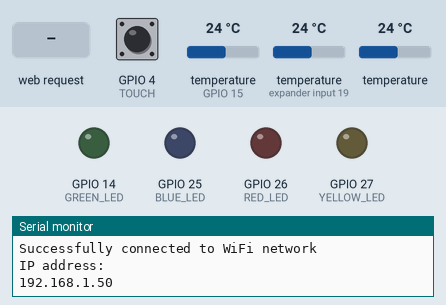
Simulated run of this program. Board: ESP32. On the bench: output pins drawn as LEDs (lit = HIGH), the last lines printed to the serial monitor. The inputs (shaded band) are chosen by the test bench; at power-on: GPIO 4 (TOUCH) LOW, temperature (sensors on GPIO 15, expander input 19) 24 °C, temperature 24 °C. WiFi joins after 1.5 s; servers stay silent unless stated.

Above: at 3.2 s.
3.3 s: HTTP request GET /?LED0=ON received
At 4.1 s:
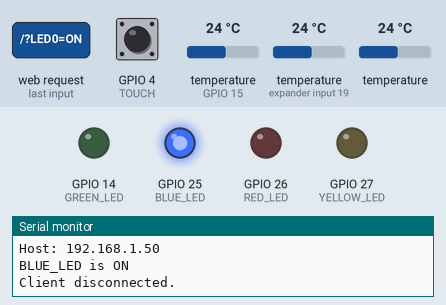
5.1 s: HTTP request GET /?LED1=ON received
At 5.8 s:
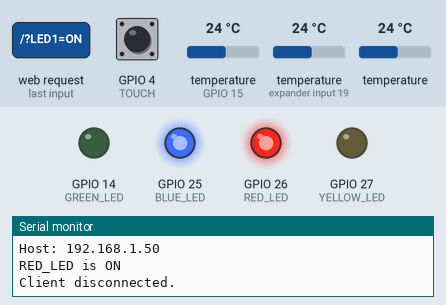
6.6 s: HTTP request GET /?LED0=OFF received
At 7.5 s:
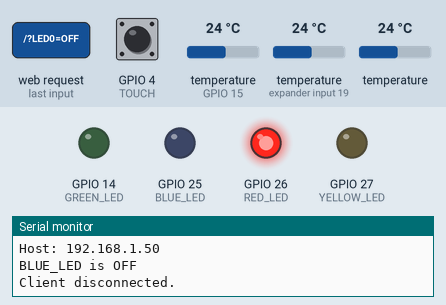
8.2 s: HTTP request GET /?LED2=ON received
At 9.3 s:
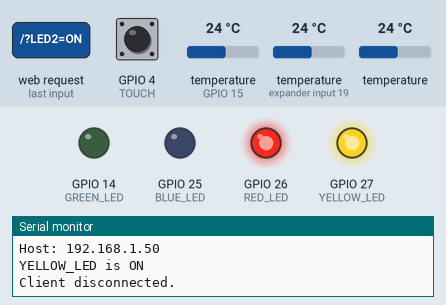
9.8 s: HTTP request GET /?LED1=OFF received
At 11.0 s:
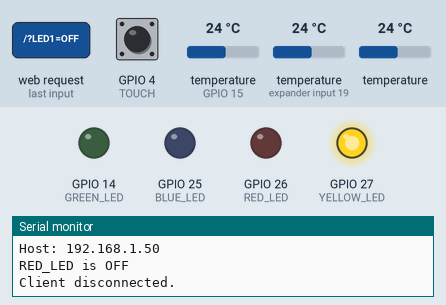
11.4 s: HTTP request GET /?LED0=ON received
At 12.8 s:
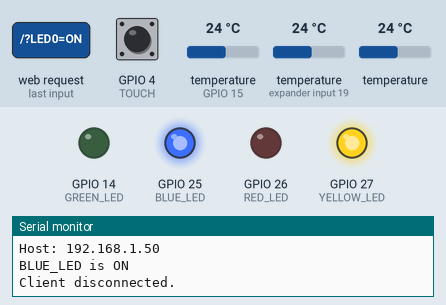
Timing chart, 0 to 14.0 s (numbered marks = the images above; inputs shaded):
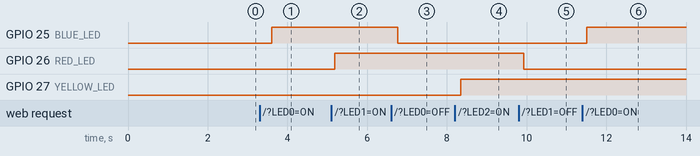

Measured:
- after the input at 3.3 s, GPIO 25 (BLUE_LED): LOW → HIGH after 0.30 s
- after the input at 5.1 s, GPIO 26 (RED_LED): LOW → HIGH after 0.08 s
- after the input at 6.6 s, GPIO 25 (BLUE_LED): HIGH → LOW after 0.17 s
- after the input at 8.2 s, GPIO 27 (YELLOW_LED): LOW → HIGH after 0.15 s
- after the input at 9.8 s, GPIO 26 (RED_LED): HIGH → LOW after 0.13 s
- after the input at 11.4 s, GPIO 25 (BLUE_LED): LOW → HIGH after 0.11 s

The program:

main.cpp
```cpp
// Include the libraries we need
#include <Arduino.h>
#include <WiFi.h>

#include <OneWire.h>
#include <DallasTemperature.h>

#ifdef __cplusplus
extern "C"
{
#endif
	uint8_t temprature_sens_read();
#ifdef __cplusplus
}
#endif
uint8_t temprature_sens_read();

// Data wire is connected to GPIO15
#define ONE_WIRE_BUS 15
// Setup a oneWire instance to communicate with a OneWire device
OneWire oneWire(ONE_WIRE_BUS);
// Pass our oneWire reference to Dallas Temperature sensor
DallasTemperature sensors(&oneWire);

DeviceAddress sensor0 = {0x28, 0x76, 0x2C, 0x4C, 0x5, 0x0, 0x0, 0x2A};
DeviceAddress sensor1 = {0x28, 0xD9, 0xFF, 0x4C, 0x5, 0x0, 0x0, 0x42};
DeviceAddress sensor2 = {0x28, 0xC7, 0xA5, 0x4D, 0x5, 0x0, 0x0, 0xAD};
float valueOfSensor0 = 0;
float valueOfSensor1 = 0;
float valueOfSensor2 = 0;

const char *WIFI_NAME = "SSID";
const char *WIFI_PASSWORD = "PASS";
WiFiServer server(80);
WiFiClient client;

String header;

String BLUE_LED_STATE = "off";
String RED_LED_STATE = "off";
String YELLOW_LED_STATE = "off";
String GREEN_LED_STATE = "off";

const int BLUE_LED = 25;
const int RED_LED = 26;
const int YELLOW_LED = 27;
const int GREEN_LED = 14;

const int TOUCH = 4;

/////////////////
//    SETUP    //
/////////////////
void setup()
{
	Serial.begin(115200);
	sensors.begin();

	pinMode(BLUE_LED, OUTPUT);
	pinMode(RED_LED, OUTPUT);
	pinMode(YELLOW_LED, OUTPUT);
	pinMode(GREEN_LED, OUTPUT);

	pinMode(TOUCH, INPUT);

	digitalWrite(BLUE_LED, LOW);
	digitalWrite(RED_LED, LOW);
	digitalWrite(YELLOW_LED, LOW);
	digitalWrite(GREEN_LED, LOW);

	Serial.print("Connecting to ");
	Serial.println(WIFI_NAME);
	WiFi.begin(WIFI_NAME, WIFI_PASSWORD);
	while (WiFi.status() != WL_CONNECTED)
	{
		delay(1000);
		Serial.println("Trying to connect to Wifi Network");
	}
	Serial.println("");
	Serial.println("Successfully connected to WiFi network");
	Serial.println("IP address: ");
	Serial.println(WiFi.localIP());
	server.begin();
}

// DS18B20-Sensors
void getTemperatures()
{
	// Serial.print("Requesting temperatures...");
	sensors.requestTemperatures(); // Send the command to get temperatures
	// Serial.println("DONE");

	valueOfSensor0 = sensors.getTempC(sensor0);
	valueOfSensor1 = sensors.getTempC(sensor1);
	valueOfSensor2 = sensors.getTempC(sensor2);
}

void setButtonColor()
{
	if (digitalRead(TOUCH))
	{
		client.println(".button { background-color: #FF0000; border: 2px solid #4CAF50;; color: white; padding: 15px 32px; text-align: center; text-decoration: none; display: inline-block; font-size: 16px; margin: 4px 2px; cursor: pointer; }");
	}
	else
	{
		client.println(".button { background-color: #4CAF50; border: 2px solid #4CAF50;; color: white; padding: 15px 32px; text-align: center; text-decoration: none; display: inline-block; font-size: 16px; margin: 4px 2px; cursor: pointer; }");
	}
}

float espTemperature = 0;
int espHallSensorValue = 0;
void readDataFromEsp()
{
	espTemperature = (temprature_sens_read() - 32) / 1.8;
	espHallSensorValue = hallRead();
}

/////////////////
//    LOOP     //
/////////////////
void loop()
{
	getTemperatures();
	client = server.available();
	if (client)
	{
		Serial.println("New Client is requesting web page");
		String current_data_line = "";
		while (client.connected())
		{
			if (client.available())
			{
				char new_byte = client.read();
				Serial.write(new_byte);
				header += new_byte;
				if (new_byte == '\n')
				{

					if (current_data_line.length() == 0)
					{

						client.println("HTTP/1.1 200 OK");
						client.println("Content-type:text/html");
						client.println("Connection: close");
						client.println();

						if (header.indexOf("LED0=ON") != -1)
						{
							Serial.println("BLUE_LED is ON");
							BLUE_LED_STATE = "on";
							digitalWrite(BLUE_LED, HIGH);
						}
						if (header.indexOf("LED0=OFF") != -1)
						{
							Serial.println("BLUE_LED is OFF");
							BLUE_LED_STATE = "off";
							digitalWrite(BLUE_LED, LOW);
						}
						if (header.indexOf("LED1=ON") != -1)
						{
							Serial.println("RED_LED is ON");
							RED_LED_STATE = "on";
							digitalWrite(RED_LED, HIGH);
						}
						if (header.indexOf("LED1=OFF") != -1)
						{
							Serial.println("RED_LED is OFF");
							RED_LED_STATE = "off";
							digitalWrite(RED_LED, LOW);
						}
						if (header.indexOf("LED2=ON") != -1)
						{
							Serial.println("YELLOW_LED is ON");
							YELLOW_LED_STATE = "on";
							digitalWrite(YELLOW_LED, HIGH);
						}
						if (header.indexOf("LED2=OFF") != -1)
						{
							Serial.println("YELLOW_LED is OFF");
							YELLOW_LED_STATE = "off";
							digitalWrite(YELLOW_LED, LOW);
						}
						if (header.indexOf("LED3=ON") != -1)
						{
							Serial.println("GREEN_LED is ON");
							GREEN_LED_STATE = "on";
							digitalWrite(GREEN_LED, HIGH);
						}
						if (header.indexOf("LED3=OFF") != -1)
						{
							Serial.println("GREEN_LED is OFF");
							GREEN_LED_STATE = "off";
							digitalWrite(GREEN_LED, LOW);
						}

						client.println("<!DOCTYPE html><html>");
						client.println("<head><meta name=\"viewport\" content=\"width=device-width, initial-scale=1\">");
						client.println("<link rel=\"icon\" href=\"data:,\">");
						client.println("<style>html { font-family: Helvetica; display: inline-block; margin: 0px auto; text-align: center;}");
						// client.println(".button { background-color: #4CAF50; border: 2px solid #4CAF50;; color: white; padding: 15px 32px; text-align: center; text-decoration: none; display: inline-block; font-size: 16px; margin: 4px 2px; cursor: pointer; }");
						setButtonColor();
						client.println("text-decoration: none; font-size: 30px; margin: 2px; cursor: pointer;}");
						// Web Page Heading
						client.println("</style></head>");
						client.println("<body><center><h1>ESP32 Web server LED controlling example</h1></center>");
						client.println("<center><h2>Web Server Example Microcontrollerslab.com</h2></center>");
						client.println("<center><h3>with additions for sensordata</h3></center>");
						client.println("<center><h2>Press on button to turn LED on and off</h3></center>");
						client.println("<form><center>");

						client.println("<p>BLUE LED(0) is " + BLUE_LED_STATE + "</p>");
						// If the PIN_NUMBER_22State is off, it displays the ON button
						client.println("<center> <button class=\"button\" name=\"LED0\" value=\"ON\" type=\"submit\">Turn BLUE LED ON</button>");
						client.println("<button class=\"button\" name=\"LED0\" value=\"OFF\" type=\"submit\">Turn BLUE LED OFF</button><br><br>");

						client.println("<p>RED LED(1) is " + RED_LED_STATE + "</p>");
						client.println("<button class=\"button\" name=\"LED1\" value=\"ON\" type=\"submit\">Turn RED LED ON</button>");
						client.println("<button class=\"button\" name=\"LED1\" value=\"OFF\" type=\"submit\">Turn RED LED OFF</button> <br><br>");

						client.println("<p>YELLOW LED(2) is " + YELLOW_LED_STATE + "</p>");
						client.println("<button class=\"button\" name=\"LED2\" value=\"ON\" type=\"submit\">Turn YELLOW LED ON</button>");
						client.println("<button class=\"button\" name=\"LED2\" value=\"OFF\" type=\"submit\">Turn YELLOW LED OFF</button></center>");

						client.println("<p>GREEN LED(3) is " + GREEN_LED_STATE + "</p>");
						client.println("<button class=\"button\" name=\"LED3\" value=\"ON\" type=\"submit\">Turn GREEN LED ON</button>");
						client.println("<button class=\"button\" name=\"LED3\" value=\"OFF\" type=\"submit\">Turn GREEN LED OFF</button></center>");

						client.println("<h2>Sensordata from DS18B20 is:</h2>");
						client.print("<p>Sensor0 is ");
						client.print(valueOfSensor0);
						client.println(" C</p>");
						client.print("<p>Sensor1 is ");
						client.print(valueOfSensor1);
						client.println(" C</p>");
						client.print("<p>Sensor2 is ");
						client.print(valueOfSensor2);
						client.println(" C</p>");

						readDataFromEsp();
						client.println("<h2>Onbord sensor data from ESP32 is:</h2>");
						client.print("<p>Temperature value is ");
						client.print(espTemperature);
						client.println(" C</p>");
						client.print("<p>Hall sensor value is ");
						client.print(espHallSensorValue);
						client.println(" </p>");

						client.println("</center></form></body></html>");
						client.println();
						break;
					}
					else
					{
						current_data_line = "";
					}
				}
				else if (new_byte != '\r')
				{
					current_data_line += new_byte;
				}
			}
		}
		// Clear the header variable
		header = "";
		// Close the connection
		client.stop();
		Serial.println("Client disconnected.");
		Serial.println("");
	}
}
```
